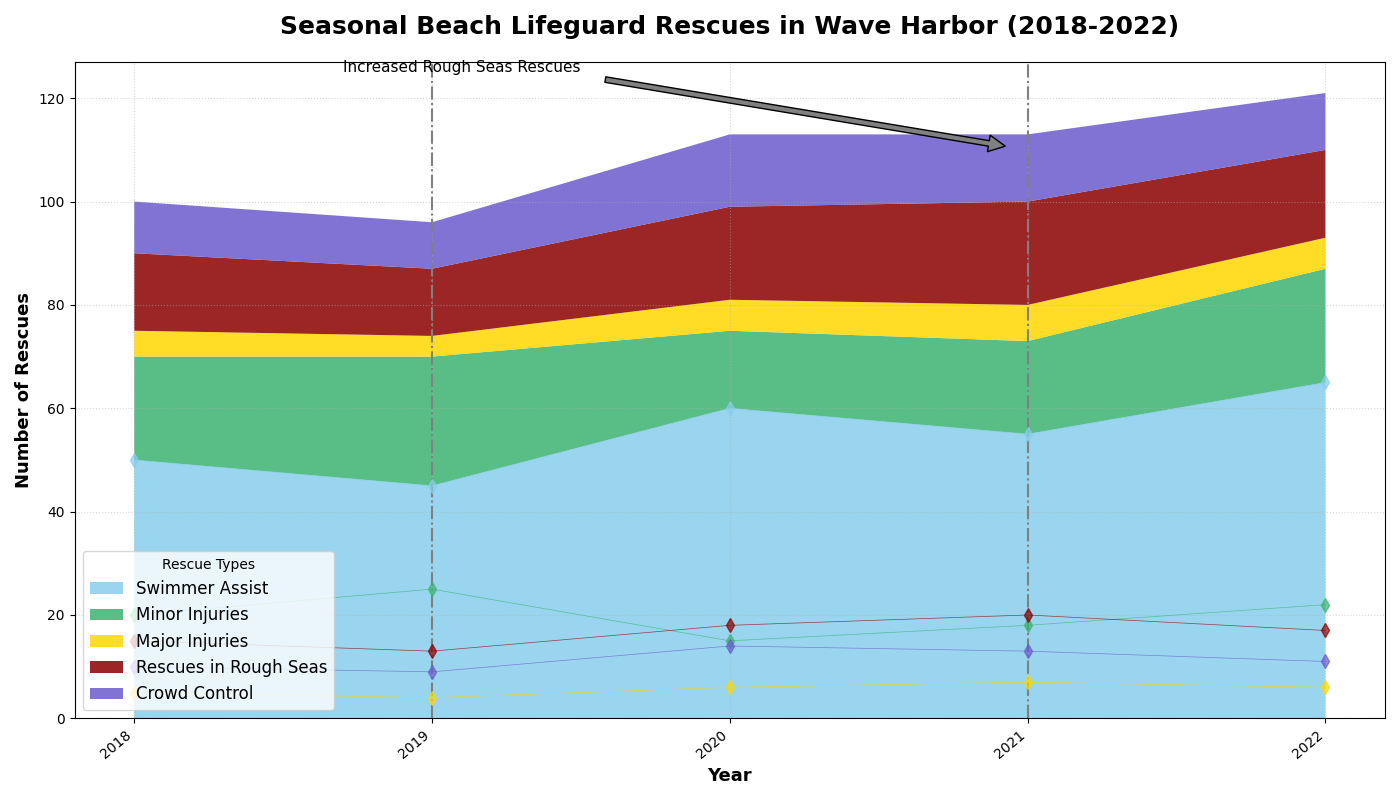

Python code for this plot:
import matplotlib.pyplot as plt
import numpy as np

years = np.arange(2018, 2023)
swimmer_assist = np.array([50, 45, 60, 55, 65])
minor_injuries = np.array([20, 25, 15, 18, 22])
major_injuries = np.array([5, 4, 6, 7, 6])
rough_seas = np.array([15, 13, 18, 20, 17])
crowd_control = np.array([10, 9, 14, 13, 11])

rescue_data = np.vstack([swimmer_assist, minor_injuries, major_injuries, rough_seas, crowd_control])

fig, ax = plt.subplots(figsize=(14, 8))
ax.stackplot(years, rescue_data, labels=['Swimmer Assist', 'Minor Injuries', 'Major Injuries', 
                                         'Rescues in Rough Seas', 'Crowd Control'], 
             colors=['#87CEEB', '#3CB371', '#FFD700', '#8B0000', '#6A5ACD'], alpha=0.85)

ax.set_title('Seasonal Beach Lifeguard Rescues in Wave Harbor (2018-2022)', fontsize=18, weight='bold', pad=20)
ax.set_xlabel('Year', fontsize=13, weight='bold')
ax.set_ylabel('Number of Rescues', fontsize=13, weight='bold')

highlight_years = [2019, 2021]
for year in highlight_years:
    ax.axvline(x=year, color='gray', linestyle='-.', linewidth=1.5)

ax.annotate('Increased Rough Seas Rescues', xy=(2021, 110), xytext=(2018.7, 125),
            arrowprops=dict(facecolor='gray', shrink=0.05), fontsize=11, ha='left')

ax.grid(visible=True, linestyle=':', alpha=0.5)

ax.set_xticks(years)
ax.set_xticklabels(years, rotation=40, ha='right')

ax.legend(loc='lower left', bbox_to_anchor=(0, 0), title='Rescue Types', fontsize=12, shadow=False)

for y, color in zip(rescue_data, ['#87CEEB', '#3CB371', '#FFD700', '#8B0000', '#6A5ACD']):
    ax.plot(years, y, marker='d', markersize=7, color=color, linestyle='-', linewidth=0.5, alpha=0.7)

plt.tight_layout()
plt.show()
